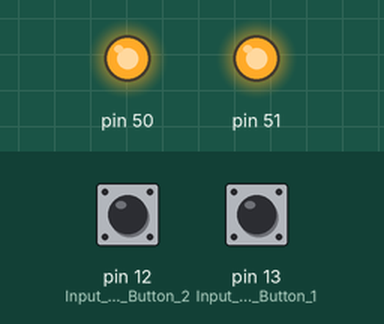
Bench run of a sketch on a simulated Arduino Mega 2560, built with avr-gcc and run on an emulated ATmega2560. Shown: output pins drawn as LEDs (lit = HIGH). Inputs (shaded band) come from the test bench; at power-on: pin 12 (Input_for_Button_2) HIGH, pin 13 (Input_for_Button_1) HIGH.

Above: at 1.2 s.
1.3 s: pin 12 (Input_for_Button_2) pulled LOW for 0.15 s
At 1.37 s:
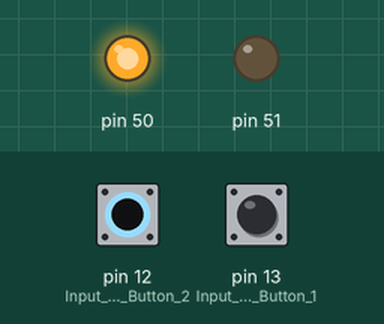
2.9 s: pin 13 (Input_for_Button_1) pulled LOW for 0.15 s
At 2.97 s:
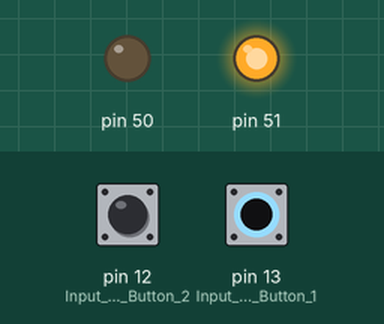
4.5 s: pin 13 (Input_for_Button_1) pulled LOW for 3.2 s
At 8.9 s:
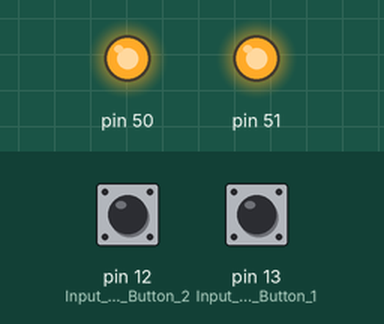
9.2 s: pin 12 (Input_for_Button_2) pulled LOW for 3.2 s
At 10.2 s:
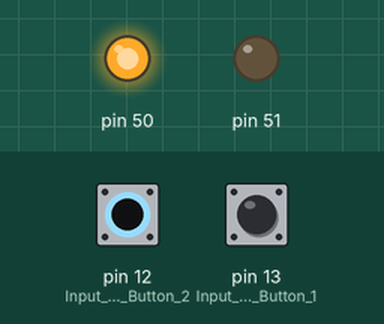
Timing chart, 0 to 13.9 s (numbered marks = the images above; inputs shaded):
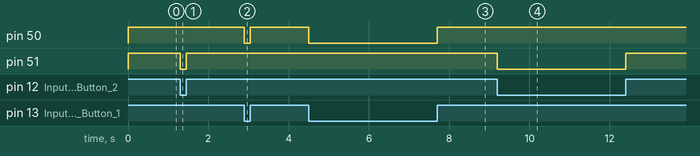

Measured:
- after the input at 1.3 s, pin 51: HIGH → LOW at once, → HIGH 0.15 s later
- after the input at 2.9 s, pin 50: HIGH → LOW at once, → HIGH 0.15 s later
- after the input at 4.5 s, pin 50: HIGH → LOW at once, → HIGH 3.2 s later
- after the input at 9.2 s, pin 51: HIGH → LOW at once, → HIGH 3.2 s later

The sketch:

coupling.ino
```cpp
void setup() {
  pinMode(50, OUTPUT);
  pinMode(51, OUTPUT);
  pinMode(13, INPUT_PULLUP); // Input for Button 1
  pinMode(12,INPUT_PULLUP); // Input for Button 2

  digitalWrite(50, HIGH); // Initialize pin 50 as HIGH
  digitalWrite(51, HIGH); // Initialize pin 51 as HIGH

}

void loop() {
  if(digitalRead(13)== HIGH & digitalRead(12) == LOW){
    // Retract linear actuator
    digitalWrite(50, HIGH);
    digitalWrite(51, LOW);
  }
  else if(digitalRead(13)== LOW & digitalRead(12) == HIGH){
    // Extend linear actuator
    digitalWrite(50, LOW);
    digitalWrite(51, HIGH);
}
  else{
    // Stops linear actuator
    digitalWrite(50, HIGH);
    digitalWrite(51, HIGH);
  }
  }
```
